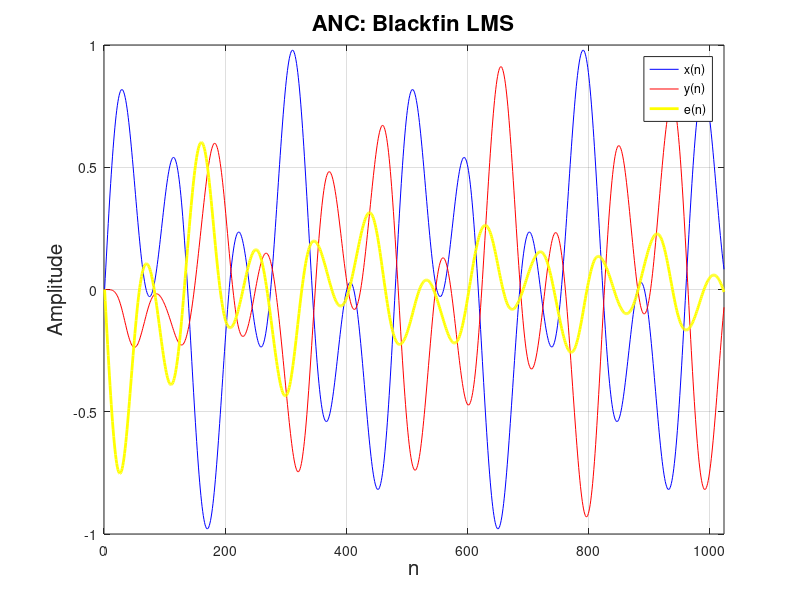
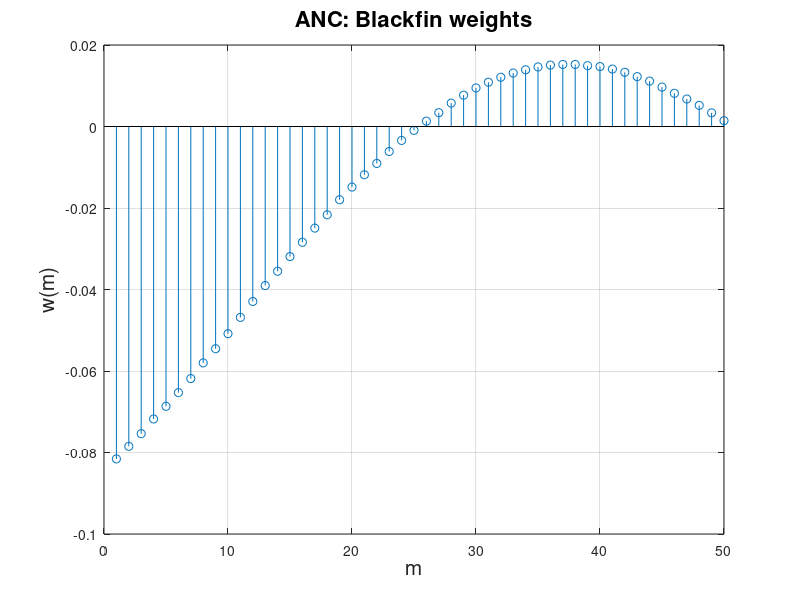

Reproduce these figures in MATLAB, in order. (Note: this script raises an error after producing the figures.)
clc; clear; close all;
%% Konstanter til plotvinduesstørrelser
x0=10;
y0=10;
width=1100;
height=600;
%% Load filer
load('x_signal.txt')
load('y_signal.txt')
load('w_signal.txt')
load('e_signal.txt')

%%
n = 1:size(x_signal,1);
figure()
plot(n,x_signal*2^-15,'b')
hold on;
plot(n,y_signal*2^-15, 'r')
plot(n,e_signal*2^-15, 'y', 'LineWidth',2)
legend('x(n)', 'y(n)', 'e(n)')
grid on;
xlabel('n','FontSize', 15);
ylabel('Amplitude','FontSize', 15);
title('ANC: Blackfin LMS','FontSize', 16);
xlim([0 1024])
set(gcf,'position',[x0,y0,width,height])
saveas(gcf,'ANC_Blackfin.png');

%% Plot af filter weights
figure()
stem(w_signal(1:50)*2^-15)
grid on;
xlabel('m','FontSize', 15);
ylabel('w(m)','FontSize', 15);
title('ANC: Blackfin weights','FontSize', 16);
set(gcf,'position',[x0,y0,width,height])
saveas(gcf,'weights_blackfin_ANC.png');

h = myd2h(w_signal(1),1,15)
myh2d(h,1,15)